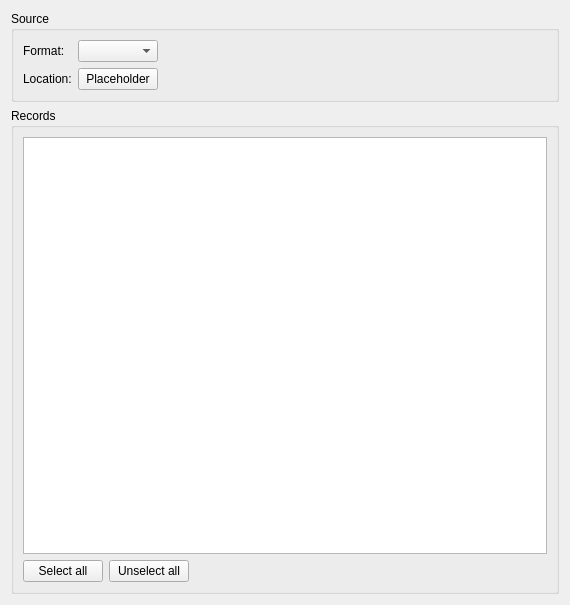
<?xml version="1.0" encoding="UTF-8"?>
<ui version="4.0">
 <class>MergePropertyEditor</class>
 <widget class="QWidget" name="MergePropertyEditor">
  <property name="geometry">
   <rect>
    <x>0</x>
    <y>0</y>
    <width>570</width>
    <height>605</height>
   </rect>
  </property>
  <property name="windowTitle">
   <string>Form</string>
  </property>
  <layout class="QGridLayout" name="gridLayout_4">
   <item row="0" column="0">
    <widget class="QGroupBox" name="groupBox">
     <property name="title">
      <string>Source</string>
     </property>
     <layout class="QGridLayout" name="gridLayout_2">
      <item row="0" column="0">
       <layout class="QGridLayout" name="gridLayout">
        <item row="0" column="0">
         <widget class="QLabel" name="label">
          <property name="text">
           <string>Format:</string>
          </property>
         </widget>
        </item>
        <item row="0" column="1">
         <widget class="QComboBox" name="comboBox"/>
        </item>
        <item row="1" column="0">
         <widget class="QLabel" name="label_2">
          <property name="text">
           <string>Location:</string>
          </property>
         </widget>
        </item>
        <item row="1" column="1">
         <widget class="QPushButton" name="pushButton">
          <property name="text">
           <string>Placeholder</string>
          </property>
         </widget>
        </item>
       </layout>
      </item>
      <item row="0" column="1">
       <spacer name="horizontalSpacer">
        <property name="orientation">
         <enum>Qt::Horizontal</enum>
        </property>
        <property name="sizeHint" stdset="0">
         <size>
          <width>360</width>
          <height>20</height>
         </size>
        </property>
       </spacer>
      </item>
     </layout>
    </widget>
   </item>
   <item row="1" column="0">
    <widget class="QGroupBox" name="groupBox_2">
     <property name="title">
      <string>Records</string>
     </property>
     <layout class="QGridLayout" name="gridLayout_3">
      <item row="0" column="0">
       <widget class="QTableWidget" name="tableWidget"/>
      </item>
      <item row="1" column="0">
       <layout class="QHBoxLayout" name="horizontalLayout">
        <item>
         <widget class="QPushButton" name="pushButton_2">
          <property name="text">
           <string>Select all</string>
          </property>
         </widget>
        </item>
        <item>
         <widget class="QPushButton" name="pushButton_3">
          <property name="text">
           <string>Unselect all</string>
          </property>
         </widget>
        </item>
        <item>
         <spacer name="horizontalSpacer_2">
          <property name="orientation">
           <enum>Qt::Horizontal</enum>
          </property>
          <property name="sizeHint" stdset="0">
           <size>
            <width>40</width>
            <height>20</height>
           </size>
          </property>
         </spacer>
        </item>
       </layout>
      </item>
     </layout>
    </widget>
   </item>
  </layout>
 </widget>
 <resources/>
 <connections/>
</ui>
